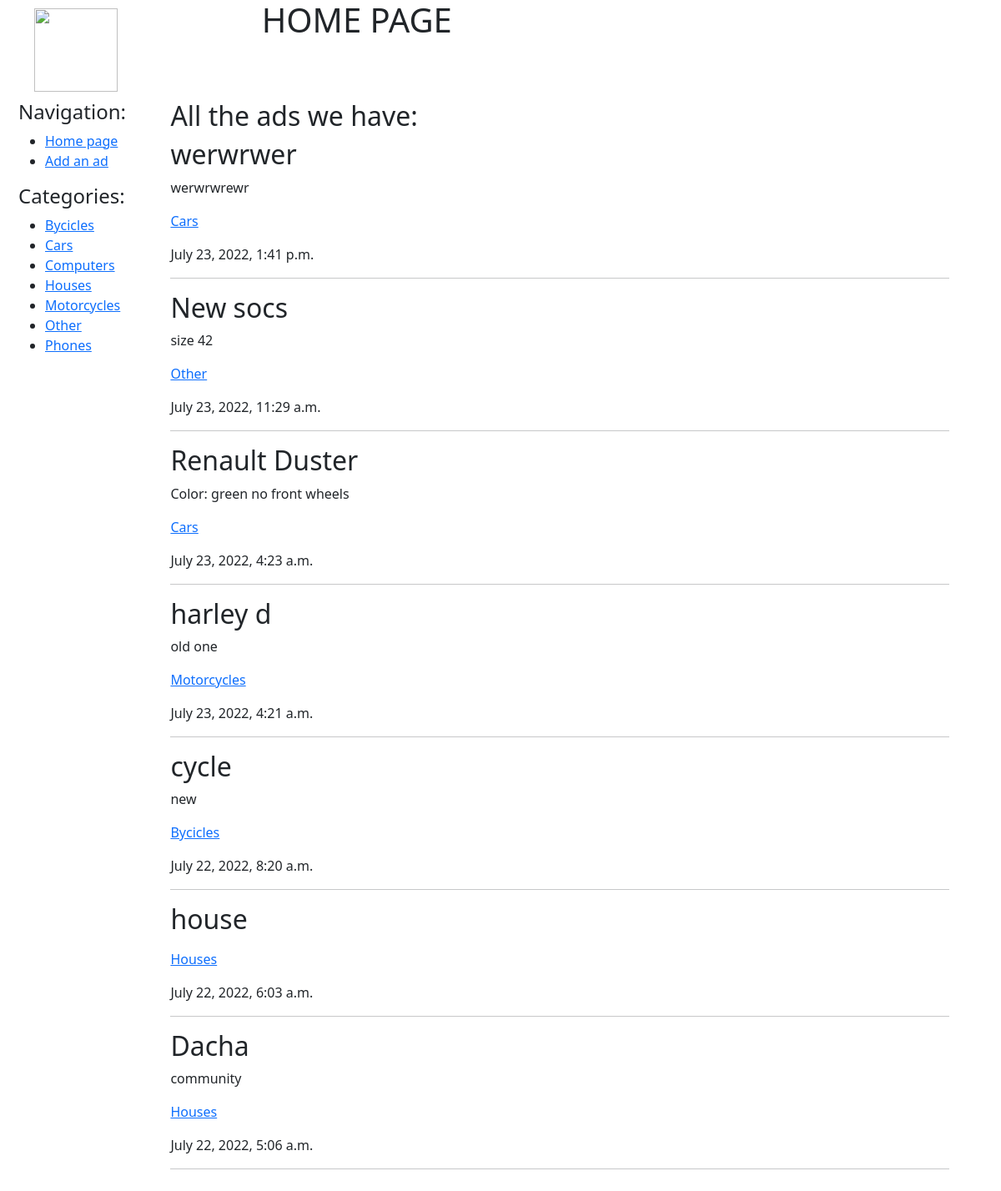
The app's page /, older data.
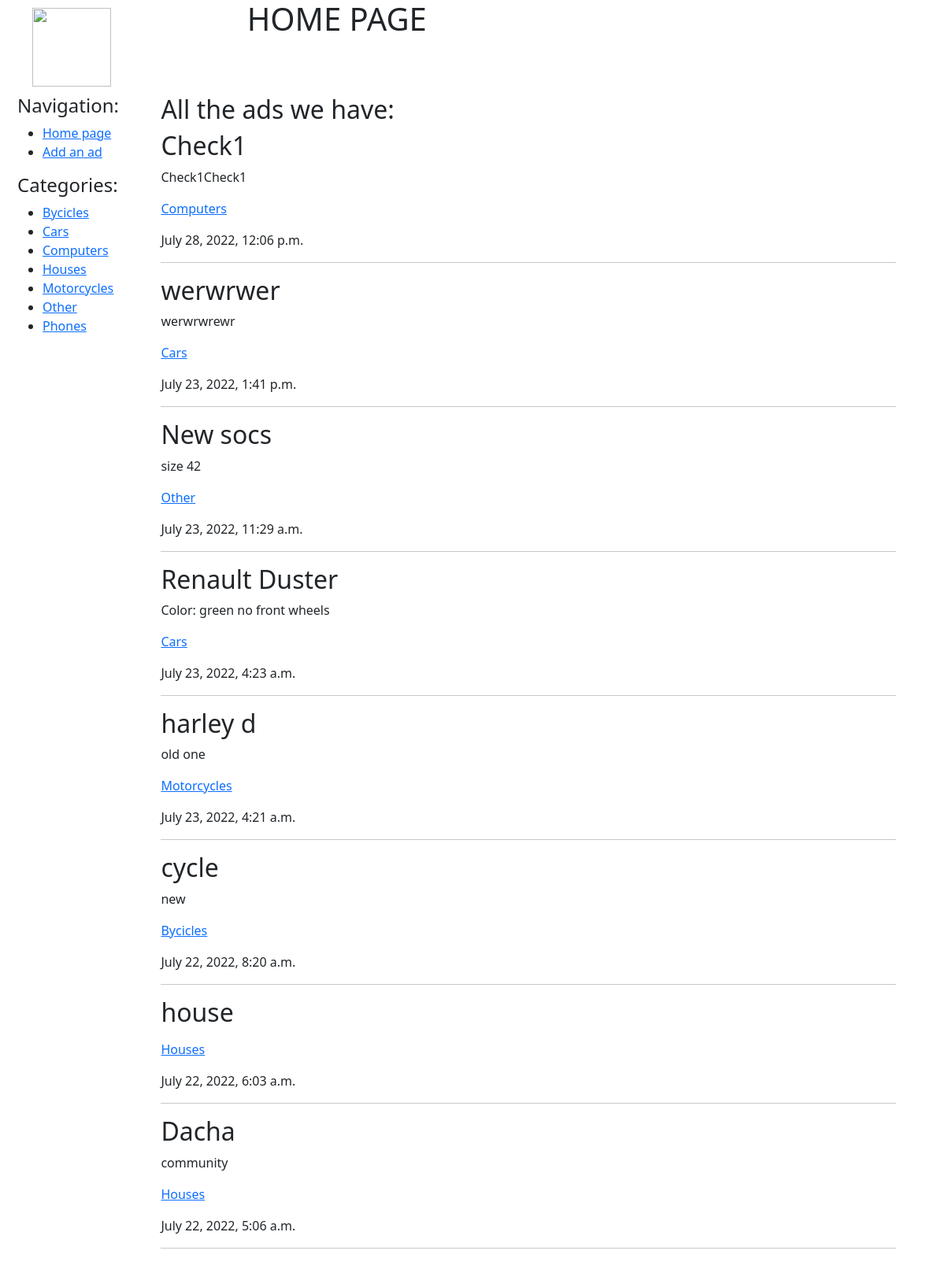
The same page, newer data.
### bboard/models.py (models this page shows, shortened)
class Category(models.Model):
    name = models.CharField(max_length=30, db_index=True, verbose_name='Category')
    class Meta:
        ordering = ['name']

class Bb(models.Model):
    title = models.CharField(max_length=50, verbose_name='Title')
    content = models.TextField(null=True, blank=True, verbose_name='Description')
    price = models.FloatField(null=True, blank=True, verbose_name='Price')
    published = models.DateTimeField(auto_now_add=True, db_index=True, verbose_name='Published')
    category = models.ForeignKey(Category, null=True, on_delete=models.PROTECT,
                                 verbose_name='Category')
    class Meta:
        ordering = ['-published']

### bboard/views.py (the view)
# urls.py: path('', views.index, name='home'),
def index(request):
    bbs = Bb.objects.all()
    categories = Category.objects.all()
    context = {'bbs': bbs, 'categories': categories}
    return render(request, 'bboard/index.html', context)

### bboard/templates/bboard/index.html (shortened to what this page needs)
{% extends 'bboard/base.html' %}
{%block pagename%}  <h1>Home Page</h1> {%endblock pagename%}
{%block content%}
    <h2>All the ads we have:</h2>
    {%for bb in bbs%}
        <div>
            <h2>{{bb.title}}</h2>
            <p>{{bb.content}}</p>
            <p><a href="{% url 'by_category' bb.category.pk %}">{{bb.category.name}}</a></p>
            <p>{{bb.published}}</p>
            <hr>
        </div>
    {%endfor%}
{%endblock content%}

### bboard/templates/bboard/base.html (shortened to what this page needs)
<!DOCTYPE html>
<html lang="en">
<head>
    <link href="https://cdn.jsdelivr.net/npm/bootstrap@5.2.0/dist/css/bootstrap.min.css" rel="stylesheet">
    {% load static %}
    <link href="{% static 'css/main.css' %}" rel="stylesheet">
</head>
<body>
<div class="container text-center">
  <div class="row">
    <div class="col" style="width: 15%">
        <img src="{% static 'img/logo.png' %}" style="margin: 10px; width:100px; height:100px;" align="absmiddle">
    </div>
    <div class="col-xxl-" style="width: 84%">
        <div class="header">
            {%block pagename%}   {%endblock pagename%}
        </div>
    </div>
  </div>
</div>
<div class="container text-center">
  <div class="row">
    <div class="col" style="width: 15%">
        <div class="nav" >
            <h4>Navigation:</h4>
            <ul>
                <li><a href="{%url 'home'%}">Home page</a></li>
                <li><a href="{%url 'create'%}">Add an ad</a></li>
            </ul>
            {% if categories %}
                <h4>Categories:</h4>
                    <ul>
                        {%for category in categories%}
                            <li><a href="{% url 'by_category' category.pk %}">{{category.name}}</a></li>
                        {%endfor%}
                    </ul>
            {% endif %}
        </div>
    </div>
    <div class="col-xxl-" style="width: 84%">
        <div class="ad_section">
            {%block content%}  {%endblock content%}
        </div>
    </div>
  </div>
</div>
</body>
</html>

Row changes from the older to the newer data that the page shows:
added Bb: title "Check1", content "Check1Check1", category.name "Computers", published "July 28, 2022, 12:06 p.m."
